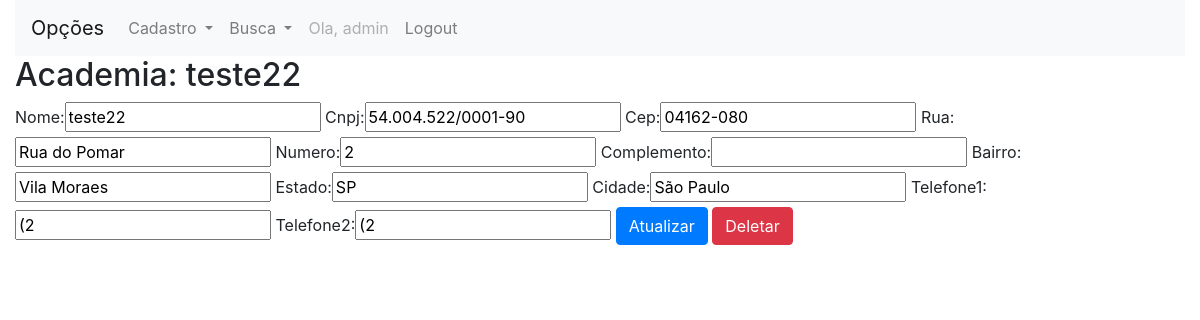
Page /core/update_academia/2/ (signed in) on the committed database.
### core/models.py (models this page shows, shortened)
class Academia(models.Model):
    IDAcademia = models.AutoField(primary_key=True, unique=True)
    Nome = models.CharField(max_length=45)
    CNPJ = models.CharField(max_length=20, unique=True)
    CEP = models.CharField(max_length=20)
    Rua = models.CharField(max_length=50)
    Numero = models.SmallIntegerField()
    Complemento = models.CharField(max_length=50, blank=True, null=True)
    Bairro = models.CharField(max_length=50)
    Estado = models.CharField(max_length=50)
    Cidade = models.CharField(max_length=50)
    Telefone1 = models.CharField(max_length=20)
    Telefone2 = models.CharField(max_length=20)

### core/views.py (the view)
# urls.py: url(r'^update_academia/(?P<IDAcademia>\d+)/$', update_academia, name='core_update_academia'),
@login_required
def update_academia(request, IDAcademia):
    data = {}
    academia = Academia.objects.get(IDAcademia=IDAcademia)
    form = AcademiaForm(request.POST or None, instance=academia)
    data['academia'] = academia
    data['form'] = form
    if request.method == 'POST':
        if form.is_valid():
            form.save()
            return redirect("search_academia")
    return render(request, 'core/update_academia.html', data)

### core/forms.py
class AcademiaForm(ModelForm):
    CEP = BRZipCodeField(label='CEP')
    Estado = BRStateChoiceField(label='Estado')
    CNPJ = BRCNPJField(label='CNPJ')
    class Meta:
        model = Academia
        fields = '__all__'

### core/templates/core/update_academia.html (shortened to what this page needs)
{% extends 'core/base.html' %}
{% load bootstrap %}
{% block main %}
{% include 'core/menu.html' %}
<h2>Academia: {{academia.Nome}}</h2>
<form action="{% url 'core_update_academia' academia.IDAcademia  %}" method="POST">
    {{ form|bootstrap }}
    <button type="submit" class="btn btn-primary">Atualizar</button>
    <div class="btn-danger btn" role="alert"><a style="color: white" href="{% url 'core_delete_academia' academia.IDAcademia %}">Deletar</a></div>
</form>
{% endblock %}

### core/templates/core/menu.html (shortened to what this page needs)
<nav class="navbar navbar-expand-lg navbar-light bg-light">
  <a class="navbar-brand" href="">Opções</a>
  <div class="collapse navbar-collapse" id="navbarNavDropdown">
    <ul class="navbar-nav mr-auto">
      {% if user.is_authenticated %}
      <li class="nav-item dropdown">
        <a class="nav-link dropdown-toggle" href="#" id="navbarDropdownMenuLink" data-toggle="dropdown" aria-haspopup="true" aria-expanded="false">
          Cadastro
        </a>
      </li>
      <li class="nav-item dropdown">
        <a class="nav-link dropdown-toggle" href="#" id="navbarDropdownMenuLink" data-toggle="dropdown" aria-haspopup="true" aria-expanded="false">
          Busca
        </a>
      </li>
        <li class="nav-item">
          <a class="nav-link disabled" href="">Ola, {{ user }}</a>
        </li>
        <li class="nav-item">
          <a class="nav-link" href="{% url 'logout' %}">Logout</a>
        </li>
      {% else %}
        <li class="nav-item">
          <a class="nav-link" href="{% url 'login' %}">Login</a>
        </li>
      {% endif %}
    </ul>
  </div>
</nav>

### rows in the picture
Academia: Nome "teste22", CNPJ "54.004.522/0001-90", CEP "04162-080", Rua "Rua do Pomar", Numero "2", Bairro "Vila Moraes", Estado "SP", Cidade "São Paulo", Telefone1 "(2", Telefone2 "(2"

### other values in the picture
{{ user }} "admin"
